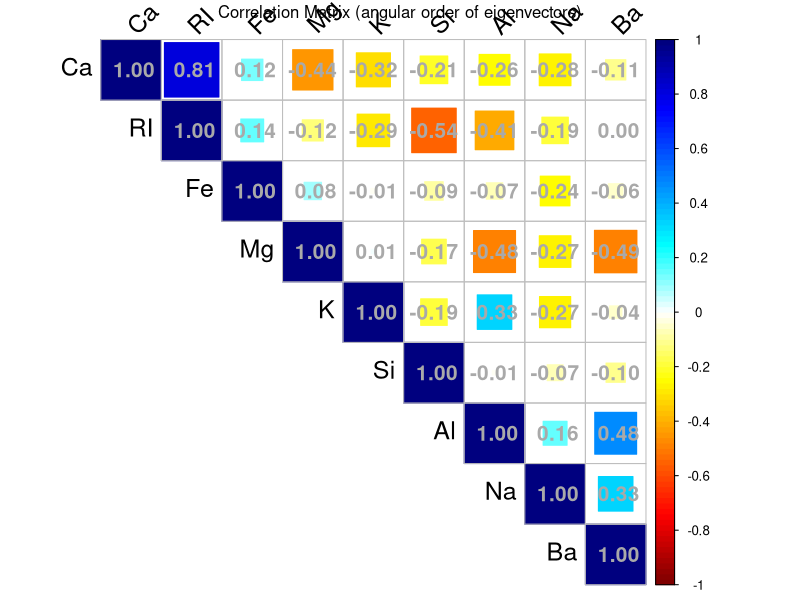

The R script that drew this image:
## ---- chunk 1
knitr::opts_chunk$set(echo = TRUE)
## ---- chunk 2
time.1 <- Sys.time()
## ---- chunk 3
library(MASS)      # fgl data
library(corrplot)  # corrplot
library(caret)     # findCorrelation
library(dplyr)     # select
## ---- chunk 4
rawData <- fgl %>% select(-type)
head(rawData)
## ---- chunk 5
colorScale <- colorRampPalette(c("#7F0000","red","#FF7F00","yellow","white",
                                 "cyan", "#007FFF", "blue","#00007F"))(100)  

corMatrix <- cor(rawData)  # Create correlation matrix

corrplot(corMatrix, type="upper", method="square", order="AOE",
         tl.col="black", tl.srt=45, tl.cex=1.5,
         addCoef.col="darkgrey", number.cex=1.25,
         col=colorScale)
mtext("Correlation Matrix (angular order of eigenvectors)", line=3)         
## ---- chunk 6
HIGH_CORRELATION_CUTOFF <- 0.80

corHigh <- findCorrelation(corMatrix, HIGH_CORRELATION_CUTOFF)
if (length(corHigh) > 0)
{
  cat("Removing highly-correlated variable(s): ", names(rawData)[corHigh])
  rawData <- rawData[, -corHigh]  
}
head(rawData)
## ---- chunk 7
time.2 <- Sys.time()
processingTime <- paste("Processing time:", sprintf("%.1f",
                        as.numeric(difftime(time.2, time.1, units="secs"))), "sec\n")
